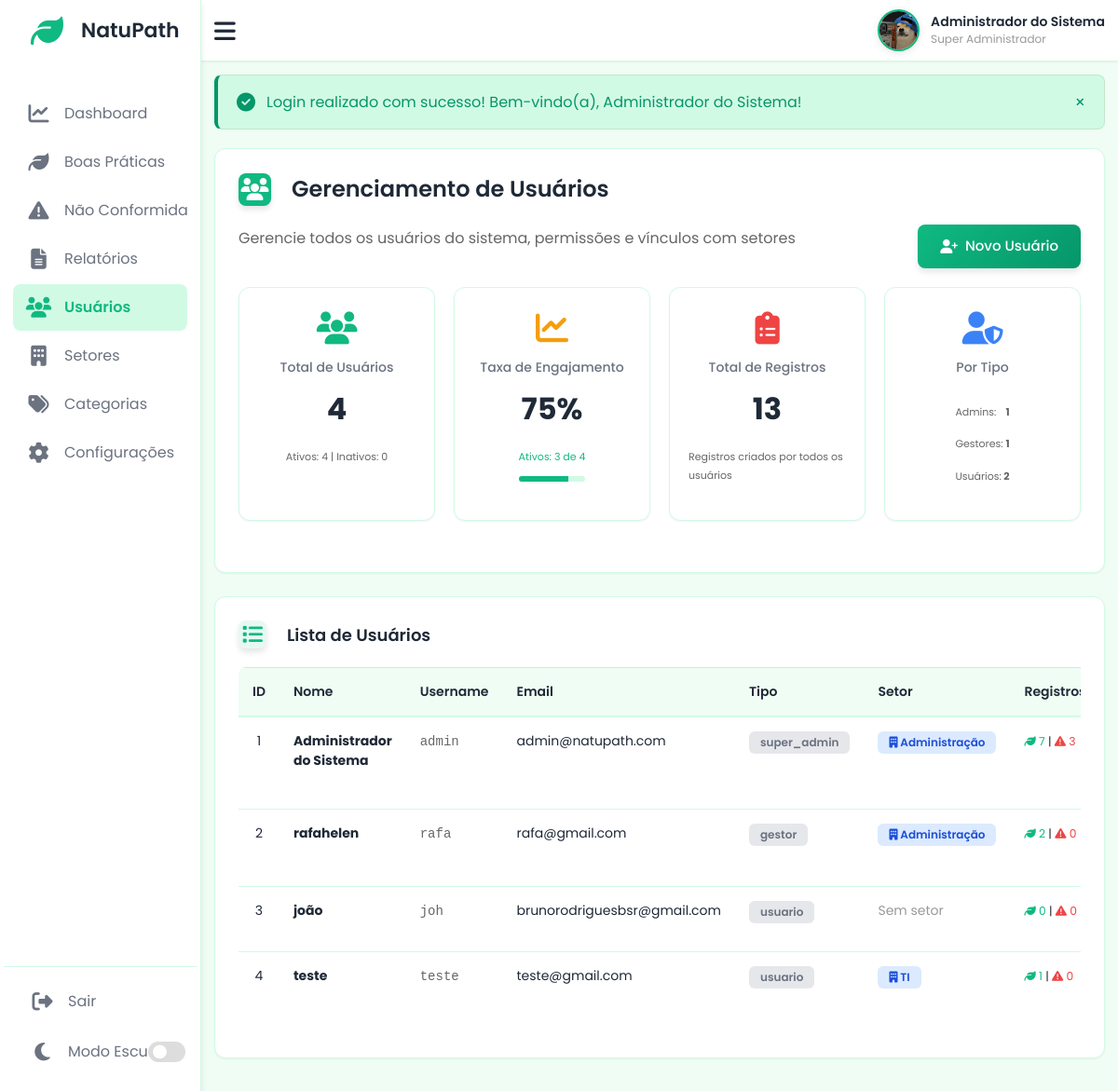
Screenshot of /includes/partials/usuarios.php (signed in) with the database file from the repository.
### tables this page shows
CREATE TABLE `usuarios` (
  `id` int NOT NULL AUTO_INCREMENT,
  `username` varchar(50) NOT NULL,
  `password` varchar(255) NOT NULL,
  `nome` varchar(100) NOT NULL,
  `email` varchar(100) DEFAULT NULL,
  `foto` varchar(255) DEFAULT NULL,
  `tipo` enum('super_admin','gestor','usuario') DEFAULT 'usuario',
  `setor_id` int DEFAULT NULL,
  `status` enum('ativo','inativo') DEFAULT 'ativo',
  `remember_token` varchar(100) DEFAULT NULL,
  `ultimo_login` datetime DEFAULT NULL,
  `criado_em` timestamp NULL DEFAULT CURRENT_TIMESTAMP,
  PRIMARY KEY (`id`),
  UNIQUE KEY `username` (`username`),
  KEY `idx_setor` (`setor_id`),
  KEY `idx_tipo` (`tipo`),
  KEY `idx_status` (`status`)
);

CREATE TABLE `setores` (
  `id` int NOT NULL AUTO_INCREMENT,
  `nome` varchar(100) NOT NULL,
  `descricao` text,
  `gestor_id` int DEFAULT NULL,
  `status` enum('ativo','inativo') DEFAULT 'ativo',
  `criado_em` timestamp NULL DEFAULT CURRENT_TIMESTAMP,
  `atualizado_em` timestamp NULL DEFAULT CURRENT_TIMESTAMP ON UPDATE CURRENT_TIMESTAMP,
  PRIMARY KEY (`id`),
  KEY `gestor_id` (`gestor_id`),
  KEY `idx_status` (`status`),
  CONSTRAINT `setores_ibfk_1` FOREIGN KEY (`gestor_id`) REFERENCES `usuarios` (`id`) ON DELETE SET NULL
);

### includes/partials/usuarios.php (the view, shortened to what the rows shown need)
<?php
require_once 'header.php';
$isGestor = $_SESSION['tipo'] === 'gestor';
$userSetorId = null;
$query = "
    SELECT
        u.*,
        s.nome as setor_nome,
        (SELECT COUNT(*) FROM boas_praticas WHERE usuario_id = u.id) as total_boas_praticas,
        (SELECT COUNT(*) FROM boas_praticas WHERE usuario_id = u.id AND status = 'aprovado') as bp_aprovadas,
        (SELECT COUNT(*) FROM nao_conformidades WHERE usuario_id = u.id) as total_nao_conformidades,
        (SELECT COUNT(*) FROM nao_conformidades WHERE usuario_id = u.id AND status = 'resolvido') as nc_resolvidas
    FROM usuarios u
    LEFT JOIN setores s ON u.setor_id = s.id
";
if ($isGestor) {
    $query .= " WHERE u.setor_id = :setor_id AND u.tipo = 'usuario'";
    $query .= " ORDER BY u.status DESC, u.nome ASC";
    $stmt = $conn->prepare($query);
    $stmt->execute(['setor_id' => $userSetorId]);
} else {
    $query .= " ORDER BY u.status DESC, u.tipo, u.nome ASC";
    $stmt = $conn->query($query);
}
$usuarios = $stmt->fetchAll();
?>
<div class="activity">
    <div class="activity-data">
        <table class="table">
            <thead>
                <tr>
                    <th>ID</th>
                    <th>Nome</th>
                    <th>Username</th>
                    <th>Email</th>
                    <?php if (!$isGestor): ?>
                        <th>Tipo</th>
                        <th>Setor</th>
                    <?php endif; ?>
                    <th>Registros</th>
                </tr>
            </thead>
            <tbody>
                <?php foreach ($usuarios as $usuario): ?>
                    <tr>
                        <td><?php echo $usuario['id']; ?></td>
                        <td>
                            <strong><?php echo sanitize($usuario['nome']); ?></strong>
                        </td>
                        <td>
                            <span style="font-family: monospace; color: #666;">
                                <?php echo sanitize($usuario['username']); ?>
                            </span>
                        </td>
                        <td><?php echo sanitize($usuario['email'] ?? '-'); ?></td>
                        <?php if (!$isGestor): ?>
                            <td>
                                <?php
                                $tipo_badges = [
                                    'super_admin' => '<span class="badge badge-danger"><i class="fas fa-crown"></i> Super Admin</span>',
                                    'gestor' => '<span class="badge badge-warning"><i class="fas fa-user-tie"></i> Gestor</span>',
                                    'usuario' => '<span class="badge badge-info"><i class="fas fa-user"></i> Usuário</span>'
                                ];
                                echo $tipo_badges[$usuario['tipo']] ?? '<span class="badge badge-secondary">' . $usuario['tipo'] . '</span>';
                                ?>
                            </td>
                            <td>
                                <?php if ($usuario['setor_nome']): ?>
                                    <span class="badge badge-primary">
                                        <i class="fas fa-building"></i> <?php echo sanitize($usuario['setor_nome']); ?>
                                    </span>
                                <?php else: ?>
                                    <span style="color: #999;">Sem setor</span>
                                <?php endif; ?>
                            </td>
                        <?php endif; ?>
                        <td>
                            <small>
                                <span style="color: #10b981;" title="Boas Práticas">
                                    <i class="fas fa-leaf"></i> <?php echo $usuario['total_boas_praticas']; ?>
                                </span>
                                |
                                <span style="color: #ef4444;" title="Não Conformidades">
                                    <i class="fas fa-exclamation-triangle"></i> <?php echo $usuario['total_nao_conformidades']; ?>
                                </span>
                            </small>
                        </td>
                    </tr>
                <?php endforeach; ?>
            </tbody>
        </table>
    </div>
</div>
<?php require_once 'footer.php'; ?>

### includes/partials/header.php (shortened to what the rows shown need)
<?php
require_once __DIR__ . '/../../config/config.php';
require_once __DIR__ . '/../../config/functions.php';
$user_id = $_SESSION['user_id'];
$stmt = $conn->prepare("SELECT nome, email, foto FROM usuarios WHERE id = :id");
$stmt->execute(['id' => $user_id]);
$user_data = $stmt->fetch();
$tem_foto_custom = false;
$user_foto = null;
if (!empty($user_data['foto'])) {
    $foto_path_abs = __DIR__ . '/../../uploads/perfil/' . $user_data['foto'];
    $foto_path_rel = '../../uploads/perfil/' . $user_data['foto'];
    if (file_exists($foto_path_abs)) {
        $user_foto = $foto_path_rel;
        $tem_foto_custom = true;
    }
}
?>
<!DOCTYPE html>
<html lang="pt-BR">
<head>
    <link rel="stylesheet" href="https://cdnjs.cloudflare.com/ajax/libs/font-awesome/6.4.0/css/all.min.css">
    <link rel="stylesheet" href="../../assets/css/bootstrap.min.css">
    <link rel="stylesheet" href="../../assets/css/style.css">
</head>
<body>
    <section class="dashboard">
        <div class="top">
            <div class="user-info" style="display: flex; align-items: center; gap: 12px; cursor: pointer;" onclick="window.location.href='configuracoes.php'" title="Clique para editar seu perfil">
                <?php if ($tem_foto_custom): ?>
                    <img src="<?php echo htmlspecialchars($user_foto); ?>"
                         alt="Foto de <?php echo sanitize($user_data['nome'] ?? 'Usuário'); ?>"
                         style="width: 45px; height: 45px; border-radius: 50%; object-fit: cover; border: 2px solid #10b981; box-shadow: 0 2px 8px rgba(0,0,0,0.1);"
                         onerror="this.style.display='none'; this.nextElementSibling.style.display='flex';">
                <?php endif; ?>
                <div style="display: flex; flex-direction: column; line-height: 1.4;">
                    <span style="color: var(--text-color); font-weight: 600; font-size: 14px;">
                        <?php echo sanitize($user_data['nome'] ?? $_SESSION['nome'] ?? 'Usuário'); ?>
                    </span>
                    <?php if (isset($_SESSION['tipo'])): ?>
                        <small style="color: #999; font-size: 12px;">
                            <?php
                            $tipos = [
                                'super_admin' => 'Super Administrador',
                                'gestor' => 'Gestor',
                                'usuario' => 'Usuário'
                            ];
                            echo $tipos[$_SESSION['tipo']] ?? $_SESSION['tipo'];
                            ?>
                        </small>
                    <?php endif; ?>
                </div>
            </div>
        </div>
        <div class="dash-content">

### rows the page displays
usuarios: foto (picture), nome "Administrador do Sistema", id "1", username "admin", email "admin@natupath.com", tipo "super_admin", setor.nome "Administração", total_boas_praticas "7", total_nao_conformidades "3"
usuarios: id "2", nome "rafahelen", username "rafa", email "rafa@gmail.com", tipo "gestor", setor.nome "Administração", total_boas_praticas "2", total_nao_conformidades "0"
usuarios: id "3", nome "joão", username "joh", email "brunorodriguesbsr@gmail.com", tipo "usuario", shows "Sem setor", total_boas_praticas "0", total_nao_conformidades "0"
usuarios: id "4", nome "teste", username "teste", email "teste@gmail.com", tipo "usuario", setor.nome "TI", total_boas_praticas "1", total_nao_conformidades "0"

### other values shown
$tipos[$_SESSION['tipo']] "Super Administrador"
$_SESSION['success'] "Login realizado com sucesso! Bem-vindo(a), Administrador do Sistema!"
$total_usuarios "4"
$usuarios_ativos "4"
$total_usuarios - $usuarios_ativos "0"
$taxa_engajamento "75"
$usuarios_engajados "3"
$total_registros_geral "13"
$total_admins "1"
$total_gestores "1"
$total_comuns "2"
